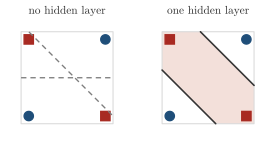

Here is the Python script that generated this plot:
"""Session 10, quiz of Section 10.2, XOR with no hidden layer and with one hidden layer of two neurons."""
import os, sys
sys.path.insert(0, os.path.join(os.path.dirname(os.path.abspath(__file__)), ".."))
import numpy as np
import matplotlib.pyplot as plt
import style

fig, axs = plt.subplots(1, 2, figsize=(9.0 * style.CM, 4.6 * style.CM), gridspec_kw=dict(wspace=0.15))
A = [(0, 0), (1, 1)]; B = [(0, 1), (1, 0)]
for ax in axs:
    ax.set_aspect('equal'); ax.axis('off')
    ax.plot([-0.1, 1.1, 1.1, -0.1, -0.1], [-0.1, -0.1, 1.1, 1.1, -0.1], color=style.GRID, lw=0.8)
    ax.plot(*zip(*A), 'o', color=style.ACCENT, ms=7)
    ax.plot(*zip(*B), 's', color=style.BROKEN, ms=7)
    ax.set_xlim(-0.3, 1.3); ax.set_ylim(-0.3, 1.3)
xs = np.linspace(-0.1, 1.1, 200)
cl = lambda y: np.clip(y, -0.1, 1.1)
def seg(ax, y, **kw):
    m = (y >= -0.1) & (y <= 1.1)
    ax.plot(xs[m], y[m], **kw)
a = axs[0]
seg(a, 0.5 + 0.0 * xs, color=style.MUTED, lw=1, ls=(0, (4, 3)))
seg(a, 1.1 - xs, color=style.MUTED, lw=1, ls=(0, (4, 3)))
a.set_title('no hidden layer', fontsize=8.5, color=style.INK, pad=2)
b = axs[1]
seg(b, 0.5 - xs, color=style.INK, lw=1.2)
seg(b, 1.5 - xs, color=style.INK, lw=1.2)
b.fill_between(xs, cl(0.5 - xs), cl(1.5 - xs), color=style.WARM, alpha=0.3, lw=0)
b.set_title('one hidden layer', fontsize=8.5, color=style.INK, pad=2)
style.save(fig, __file__)
